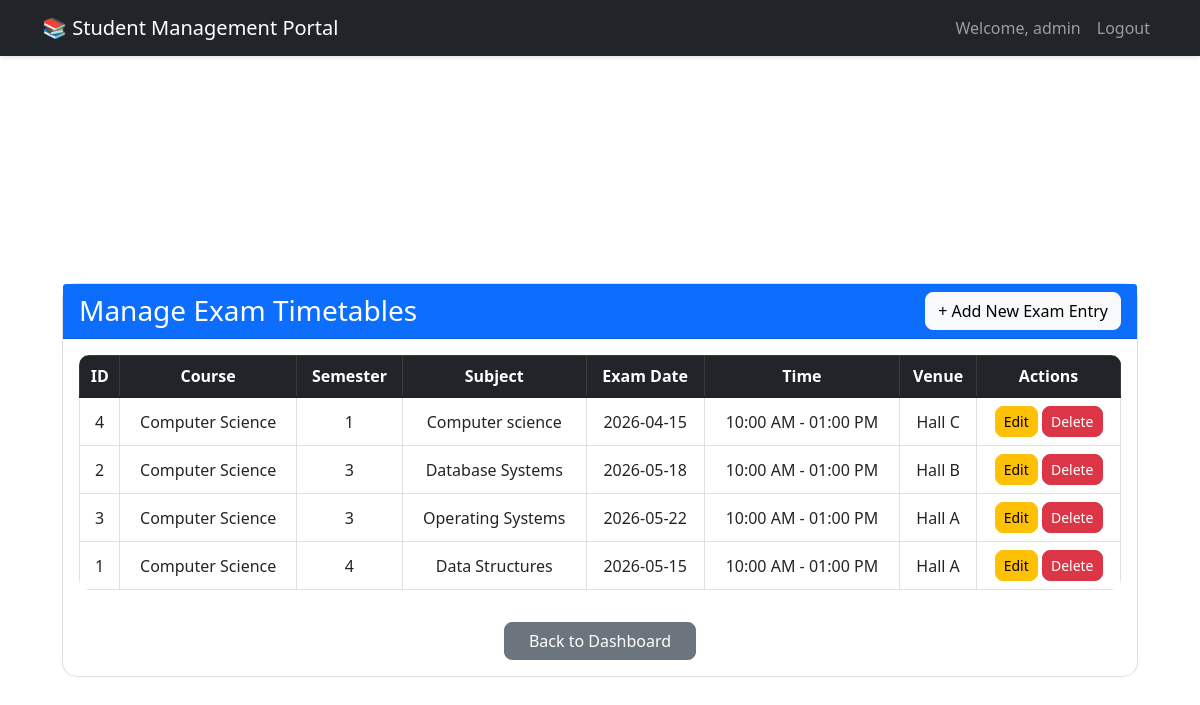
Page /admin/manage_timetables (signed in) on the committed database.
### tables this page shows
CREATE TABLE exam_timetable (
            id INTEGER PRIMARY KEY AUTOINCREMENT,
            course TEXT NOT NULL,
            semester INTEGER NOT NULL,
            subject TEXT NOT NULL,
            exam_date DATE NOT NULL,
            exam_time TEXT NOT NULL,
            venue TEXT NOT NULL
        );

### app.py (the view)
@app.route('/admin/manage_timetables')
@login_required
@admin_required
def manage_timetables():
    conn = get_db()
    timetables = conn.execute('''
        SELECT * FROM exam_timetable ORDER BY course, semester, exam_date
    ''').fetchall()
    conn.close()
    return render_template('manage_timetables.html', timetables=timetables)

### app.py (called while the page is built)
def get_db():
    conn = sqlite3.connect('student_management.db')
    conn.row_factory = sqlite3.Row
    return conn

def login_required(f):
    @wraps(f)
    def decorated_function(*args, **kwargs):
        if 'user_id' not in session:
            flash('Please login first!', 'danger')
            return redirect(url_for('login'))
        return f(*args, **kwargs)
    return decorated_function

def admin_required(f):
    @wraps(f)
    def decorated_function(*args, **kwargs):
        if session.get('role') != 'admin':
            flash('Admin access required!', 'danger')
            return redirect(url_for('student_dashboard'))
        return f(*args, **kwargs)
    return decorated_function

### templates/manage_timetables.html (shortened to what this page needs)
{% extends "base.html" %}
{% block content %}
<div class="overlay">
    <div class="card">
        <div class="card-header bg-primary text-white d-flex justify-content-between align-items-center">
            <h3 class="mb-0">Manage Exam Timetables</h3>
            <a href="{{ url_for('add_timetable') }}" class="btn btn-light">+ Add New Exam Entry</a>
        </div>
        <div class="card-body">
            {% if timetables %}
            <div class="table-responsive">
                <table class="table table-bordered table-hover">
                    <thead class="table-dark">
                        <tr>
                            <th>ID</th>
                            <th>Course</th>
                            <th>Semester</th>
                            <th>Subject</th>
                            <th>Exam Date</th>
                            <th>Time</th>
                            <th>Venue</th>
                            <th>Actions</th>
                        </tr>
                    </thead>
                    <tbody>
                        {% for timetable in timetables %}
                        <tr>
                            <td>{{ timetable.id }}</td>
                            <td>{{ timetable.course }}</td>
                            <td>{{ timetable.semester }}</td>
                            <td>{{ timetable.subject }}</td>
                            <td>{{ timetable.exam_date }}</td>
                            <td>{{ timetable.exam_time }}</td>
                            <td>{{ timetable.venue }}</td>
                            <td>
                                <a href="{{ url_for('edit_timetable', timetable_id=timetable.id) }}" class="btn btn-sm btn-warning">Edit</a>
                                <a href="{{ url_for('delete_timetable', timetable_id=timetable.id) }}"
                                   class="btn btn-sm btn-danger"
                                   onclick="return confirm('Are you sure you want to delete this exam entry?')">
                                   Delete
                                </a>
                            </td>
                        </tr>
                        {% endfor %}
                    </tbody>
                </table>
            </div>
            {% else %}
            <div class="alert alert-info text-center">
                <h4>No Exam Timetables Found!</h4>
                <p>Click the "Add New Exam Entry" button to create exam schedules.</p>
            </div>
            {% endif %}
            <div class="text-center mt-3">
                <a href="{{ url_for('admin_dashboard') }}" class="btn btn-secondary px-4">Back to Dashboard</a>
            </div>
        </div>
    </div>
</div>
{% endblock %}

### templates/base.html (style rules this page uses)
body { background: linear-gradient(135deg, #667eea 0%, #764ba2 100%); min-height: 100vh; }
.card { border-radius: 10px; box-shadow: 0 4px 6px rgba(0,0,0,.1); transition: transform 0.3s; }

### templates/manage_timetables.html (style rules this page uses)
body { background: url("https://i.pinimg.com/1200x/ca/12/b0/ca12b0952089ce2d23f91a8636e34342.jpg") no-repeat center center fixed; background-size: cover; }
.overlay { min-height: 100vh; background: rgba(0, 0, 0, 0.0); display: flex; align-items: center; justify-content: center; padding: 20px; }
.card { width: 100%; max-width: 1100px; border-radius: 15px; box-shadow: 0 10px 25px rgba(0,0,0,0.0); }
.card-header { border-top-left-radius: 15px; border-top-right-radius: 15px; }
table { background-color: white; border-radius: 10px; overflow: hidden; }
th, td { text-align: center; vertical-align: middle; }
.btn { border-radius: 8px; }

### rows in the picture
exam_timetable: id "4", course "Computer Science", semester "1", subject "Computer science", exam_date "2026-04-15", exam_time "10:00 AM - 01:00 PM", venue "Hall C"
exam_timetable: id "2", course "Computer Science", semester "3", subject "Database Systems", exam_date "2026-05-18", exam_time "10:00 AM - 01:00 PM", venue "Hall B"
exam_timetable: id "3", course "Computer Science", semester "3", subject "Operating Systems", exam_date "2026-05-22", exam_time "10:00 AM - 01:00 PM", venue "Hall A"
exam_timetable: id "1", course "Computer Science", semester "4", subject "Data Structures", exam_date "2026-05-15", exam_time "10:00 AM - 01:00 PM", venue "Hall A"

### other values in the picture
{{ session.username }} "admin"
